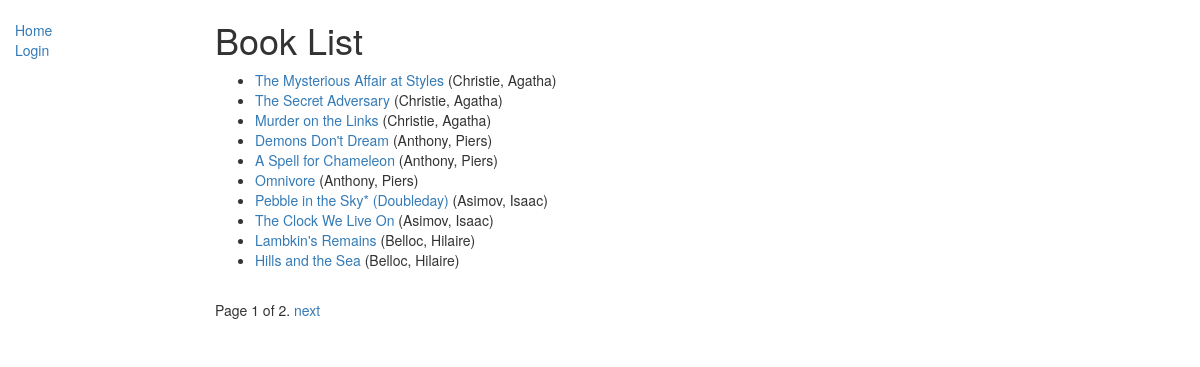
Page /catalog/books on the committed database.
### catalog/models.py (models this page shows, shortened)
class Book(models.Model):
    title = models.CharField(max_length=200)
    author = models.ForeignKey('Author', on_delete=models.RESTRICT, null=True)
    summary = models.TextField(
        max_length=1000, help_text="Enter a brief description of the book")
    isbn = models.CharField('ISBN', max_length=13,
                            unique=True,
                            help_text='13 Character <a href="https://www.isbn-international.org/content/what-isbn'
                                      '">ISBN number</a>')
    genre = models.ManyToManyField(
        Genre, help_text="Select a genre for this book")
    language = models.ForeignKey(
        'Language', on_delete=models.SET_NULL, null=True)
    def display_genre(self):
        """Create a string for the Genre. This is required to display genre in Admin."""
        return ', '.join(genre.name for genre in self.genre.all()[:3])
    display_genre.short_description = 'Genre'
    def get_absolute_url(self):
        return reverse('book-detail', args=[str(self.id)])

class Author(models.Model):
    first_name = models.CharField(max_length=100)
    last_name = models.CharField(max_length=100)
    date_of_birth = models.DateField(null=True, blank=True)
    date_of_death = models.DateField('Died', null=True, blank=True)
    class Meta:
        ordering = ['last_name', 'last_name']
    def __str__(self):
        return f'{self.last_name}, {self.first_name}'

### catalog/views.py (the view)
# urls.py: path('books', views.BookListView.as_view(), name='books'),
class BookListView(generic.ListView):
    model = Book
    paginate_by = 10

### catalog/templates/catalog/book_list.html
{% extends "base_generic.html" %}
{% block content %}
  <h1>Book List</h1>
  {% if book_list %}
    <ul>
      {% for book in book_list %}
      <li>
        <a href="{{ book.get_absolute_url }}">{{ book.title }}</a>
        ({{book.author}})
      </li>
      {% endfor %}
    </ul>
  {% else %}
    <p>There are no books in the library.</p>
  {% endif %}
{% endblock %}

### rows in the picture
Book: title "The Mysterious Affair at Styles", author "Christie, Agatha"
Book: title "The Secret Adversary", author "Christie, Agatha"
Book: title "Murder on the Links", author "Christie, Agatha"
Book: title "Demons Don't Dream", author "Anthony, Piers"
Book: title "A Spell for Chameleon", author "Anthony, Piers"
Book: title "Omnivore", author "Anthony, Piers"
Book: title "Pebble in the Sky* (Doubleday)", author "Asimov, Isaac"
Book: title "The Clock We Live On", author "Asimov, Isaac"
Book: title "Lambkin's Remains", author "Belloc, Hilaire"
Book: title "Hills and the Sea", author "Belloc, Hilaire"

### other values in the picture
{{ page_obj.number }} "1"
{{ page_obj.paginator.num_pages }} "2"
